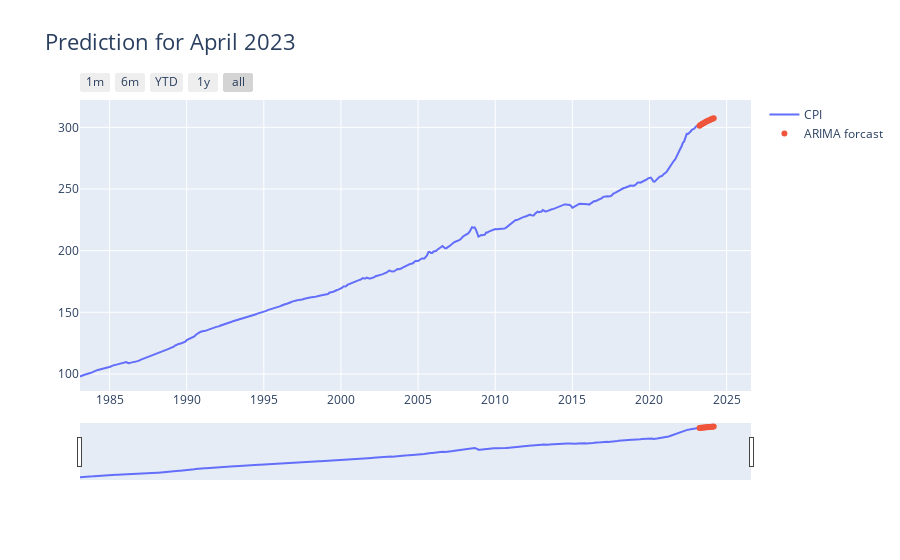

Write notebook code for a chart like this one.
### Code cell
fig = go.Figure()
fig.add_trace(go.Scatter(x = df['CPI'].index, y = df['CPI'], mode = 'lines', name = 'CPI'))

fig.add_trace(go.Scatter(x = struct.tail(12).index, y = struct.tail(12), mode = 'markers', name = 'ARIMA forcast'))

fig.update_layout(
        xaxis=dict(
            rangeselector=dict(
                buttons=list([
                    dict(count=1,
                        label="1m",
                        step="month",
                        stepmode="backward"),
                    dict(count=6,
                        label="6m",
                        step="month",
                        stepmode="backward"),
                    dict(count=1,
                        label="YTD",
                        step="year",
                        stepmode="todate"),
                    dict(count=1,
                        label="1y",
                        step="year",
                        stepmode="backward"),
                    dict(step="all")
                ])
            ),
            rangeslider=dict(
                visible=True
            ),
            type="date"
        )
    )
fig.update_layout(title=dict(text = 'Prediction for April 2023', font = dict(size = 22)))

fig.show()

### Figure 1 — Plotly figure (JSON) as saved in the notebook; plotly's stock layout.template omitted (floating-point values rounded to 4 significant figures; data arrays with more than 128 entries replaced by an {"elided": "..."} marker saying what was removed)
{"data": [{"mode": "lines", "name": "CPI", "type": "scatter", "x": {"elided": "482 str values"}, "y": {"elided": "482 float values"}}, {"mode": "markers", "name": "ARIMA forcast", "type": "scatter", "x": ["2023-04-01T00:00:00", "2023-05-01T00:00:00", "2023-06-01T00:00:00", "2023-07-01T00:00:00", "2023-08-01T00:00:00", "2023-09-01T00:00:00", "2023-10-01T00:00:00", "2023-11-01T00:00:00", "2023-12-01T00:00:00", "2024-01-01T00:00:00", "2024-02-01T00:00:00", "2024-03-01T00:00:00"], "y": [301.2, 302.0, 302.8, 303.3, 303.9, 304.5, 305.0, 305.5, 306.0, 306.5, 307.0, 307.3]}], "layout": {"title": {"font": {"size": 22}, "text": "Prediction for April 2023"}, "xaxis": {"rangeselector": {"buttons": [{"count": 1, "label": "1m", "step": "month", "stepmode": "backward"}, {"count": 6, "label": "6m", "step": "month", "stepmode": "backward"}, {"count": 1, "label": "YTD", "step": "year", "stepmode": "todate"}, {"count": 1, "label": "1y", "step": "year", "stepmode": "backward"}, {"step": "all"}]}, "rangeslider": {"visible": true}, "type": "date"}}}
